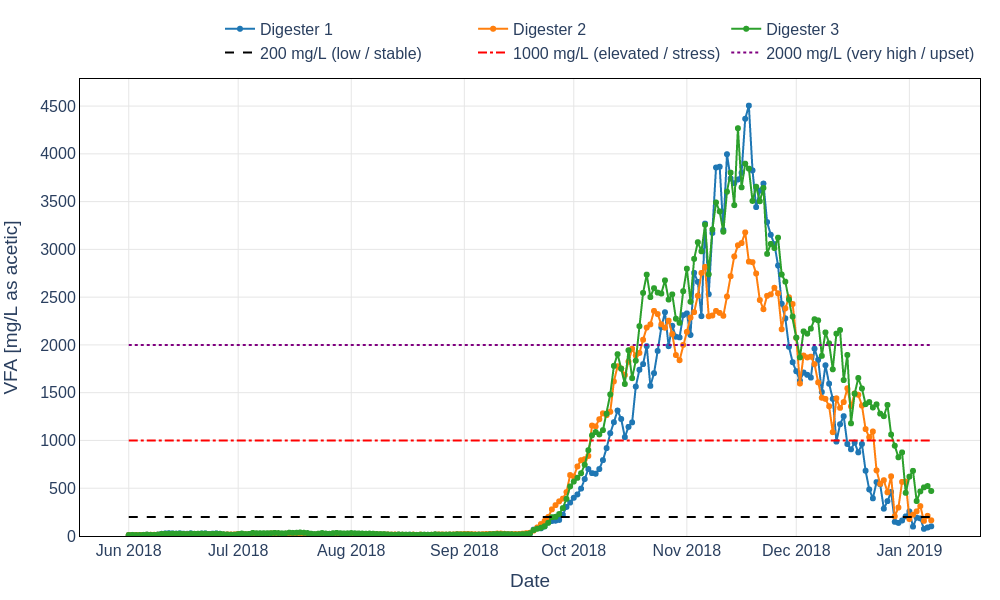

The Python source for this figure:
# filename: vfa_timeseries_1.py
import pandas as pd
import plotly.graph_objects as go
import plotly.io as pio
import os
from datetime import datetime

# Input filename
file_name = "digester_data_3.csv"

# Output base name
base = "vfa_timeseries_1"
py_fname = os.path.basename(__file__) if '__file__' in globals() else "vfa_timeseries_1.py"
csv_out = f"{base}.csv"
html_out = f"{base}.html"
png_out = f"{base}.png"

# Read CSV, parse Date as day-first
df = pd.read_csv(file_name, encoding="utf-8", dayfirst=True)

# Parse Date column to datetime (day-first), coerce errors
df['Date'] = pd.to_datetime(df['Date'], dayfirst=True, errors='coerce')

# Select required columns and rename to requested headings
plot_df = df[['Date',
              'Digester 1 VFA (mg/L)',
              'Digester 2 VFA (mg/L)',
              'Digester 3 VFA (mg/L)']].copy()

plot_df.rename(columns={
    'Digester 1 VFA (mg/L)': 'Digester 1 VFA [mg/L]',
    'Digester 2 VFA (mg/L)': 'Digester 2 VFA [mg/L]',
    'Digester 3 VFA (mg/L)': 'Digester 3 VFA [mg/L]'
}, inplace=True)

# Sort by Date to ensure time series order
plot_df.sort_values('Date', inplace=True)

# Save the CSV containing exactly the data plotted (Date as ISO YYYY-MM-DD)
out_csv_df = plot_df.copy()
out_csv_df['Date'] = out_csv_df['Date'].dt.strftime('%Y-%m-%d')
out_csv_df.to_csv(csv_out, index=False, encoding='utf-8')

# Build Plotly figure
pio.templates.default = "plotly_white"
fig = go.Figure()

# Line settings
line_width = 2
marker_settings = dict(size=6)

# Add traces for each digester
fig.add_trace(go.Scatter(
    x=plot_df['Date'],
    y=plot_df['Digester 1 VFA [mg/L]'],
    mode='lines+markers',
    name='Digester 1',
    line=dict(width=line_width, color='#1f77b4'),
    marker=marker_settings,
    connectgaps=False
))
fig.add_trace(go.Scatter(
    x=plot_df['Date'],
    y=plot_df['Digester 2 VFA [mg/L]'],
    mode='lines+markers',
    name='Digester 2',
    line=dict(width=line_width, color='#ff7f0e'),
    marker=marker_settings,
    connectgaps=False
))
fig.add_trace(go.Scatter(
    x=plot_df['Date'],
    y=plot_df['Digester 3 VFA [mg/L]'],
    mode='lines+markers',
    name='Digester 3',
    line=dict(width=line_width, color='#2ca02c'),
    marker=marker_settings,
    connectgaps=False
))

# Add horizontal reference lines as separate traces so they appear in the legend
ref_lines = [
    (200, '200 mg/L (low / stable)', 'black', 'dash'),
    (1000, '1000 mg/L (elevated / stress)', 'red', 'dashdot'),
    (2000, '2000 mg/L (very high / upset)', 'purple', 'dot')
]
# Determine x-range for lines; handle NaT
xmin = plot_df['Date'].min()
xmax = plot_df['Date'].max()
if pd.isna(xmin) or pd.isna(xmax):
    xmin = datetime.now()
    xmax = datetime.now()

for y, label, color, dash in ref_lines:
    fig.add_trace(go.Scatter(
        x=[xmin, xmax],
        y=[y, y],
        mode='lines',
        name=label,
        line=dict(color=color, width=2, dash=dash),
        hoverinfo='skip',
        showlegend=True
    ))

# Update axes: Y-axis starts at 0
fig.update_yaxes(title_text='VFA [mg/L as acetic]', rangemode='tozero', zeroline=True)
fig.update_xaxes(title_text='Date', showgrid=True)

# Update layout to match style requirements: plotly_white, black axis lines and ticks, global font size 16, grid visible
fig.update_layout(
    template='plotly_white',
    font=dict(size=16),
    xaxis=dict(showline=True, linewidth=1, linecolor='black', mirror=True),
    yaxis=dict(showline=True, linewidth=1, linecolor='black', mirror=True),
    legend=dict(orientation='h', yanchor='bottom', y=1.02, xanchor='right', x=1),
    margin=dict(l=60, r=20, t=20, b=60)
)

# Ensure grid is visible
fig.update_xaxes(showgrid=True, gridcolor='#e6e6e6')
fig.update_yaxes(showgrid=True, gridcolor='#e6e6e6')

# Save HTML (interactive). Requirements: responsive, no rangeslider, no title, plotly_white style, black axis lines and tick marks,
# include_plotlyjs='cdn'
fig.write_html(html_out, include_plotlyjs='cdn', full_html=True, auto_open=False)

# Save PNG using kaleido at 1000x600
fig.write_image(png_out, format='png', width=1000, height=600, scale=1)

# Print created filenames and the python file name to the terminal
print(py_fname)
print(csv_out)
print(html_out)
print(png_out)
